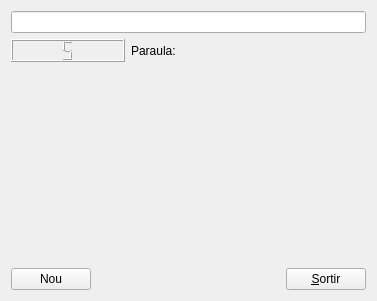
<?xml version="1.0" encoding="UTF-8"?>
<ui version="4.0">
 <class>MyForm</class>
 <widget class="QWidget" name="MyForm">
  <property name="geometry">
   <rect>
    <x>0</x>
    <y>0</y>
    <width>377</width>
    <height>301</height>
   </rect>
  </property>
  <property name="windowTitle">
   <string>Form</string>
  </property>
  <layout class="QVBoxLayout" name="verticalLayout">
   <item>
    <widget class="MyLineEdit" name="lineEdit">
     <property name="inputMask">
      <string>A</string>
     </property>
     <property name="text">
      <string/>
     </property>
    </widget>
   </item>
   <item>
    <layout class="QHBoxLayout" name="horizontalLayout_2">
     <item>
      <widget class="QLCDNumber" name="lcdNumber">
       <property name="digitCount">
        <number>1</number>
       </property>
       <property name="intValue" stdset="0">
        <number>5</number>
       </property>
      </widget>
     </item>
     <item>
      <widget class="QLabel" name="label">
       <property name="text">
        <string>Paraula:</string>
       </property>
      </widget>
     </item>
     <item>
      <widget class="MyLabel" name="label_2">
       <property name="text">
        <string/>
       </property>
      </widget>
     </item>
    </layout>
   </item>
   <item>
    <spacer name="verticalSpacer">
     <property name="orientation">
      <enum>Qt::Vertical</enum>
     </property>
     <property name="sizeHint" stdset="0">
      <size>
       <width>20</width>
       <height>181</height>
      </size>
     </property>
    </spacer>
   </item>
   <item>
    <layout class="QHBoxLayout" name="horizontalLayout">
     <item>
      <widget class="QPushButton" name="pushButton">
       <property name="text">
        <string>Nou</string>
       </property>
      </widget>
     </item>
     <item>
      <spacer name="horizontalSpacer">
       <property name="orientation">
        <enum>Qt::Horizontal</enum>
       </property>
       <property name="sizeHint" stdset="0">
        <size>
         <width>40</width>
         <height>20</height>
        </size>
       </property>
      </spacer>
     </item>
     <item>
      <widget class="QPushButton" name="pushButton_2">
       <property name="text">
        <string>&amp;Sortir</string>
       </property>
      </widget>
     </item>
    </layout>
   </item>
  </layout>
 </widget>
 <customwidgets>
  <customwidget>
   <class>MyLineEdit</class>
   <extends>QLineEdit</extends>
   <header>mylineedit.h</header>
  </customwidget>
  <customwidget>
   <class>MyLabel</class>
   <extends>QLabel</extends>
   <header>mylabel.h</header>
  </customwidget>
 </customwidgets>
 <resources/>
 <connections>
  <connection>
   <sender>pushButton_2</sender>
   <signal>clicked()</signal>
   <receiver>MyForm</receiver>
   <slot>close()</slot>
   <hints>
    <hint type="sourcelabel">
     <x>336</x>
     <y>277</y>
    </hint>
    <hint type="destinationlabel">
     <x>348</x>
     <y>232</y>
    </hint>
   </hints>
  </connection>
 </connections>
 <slots>
  <slot>setVisible()</slot>
 </slots>
</ui>
